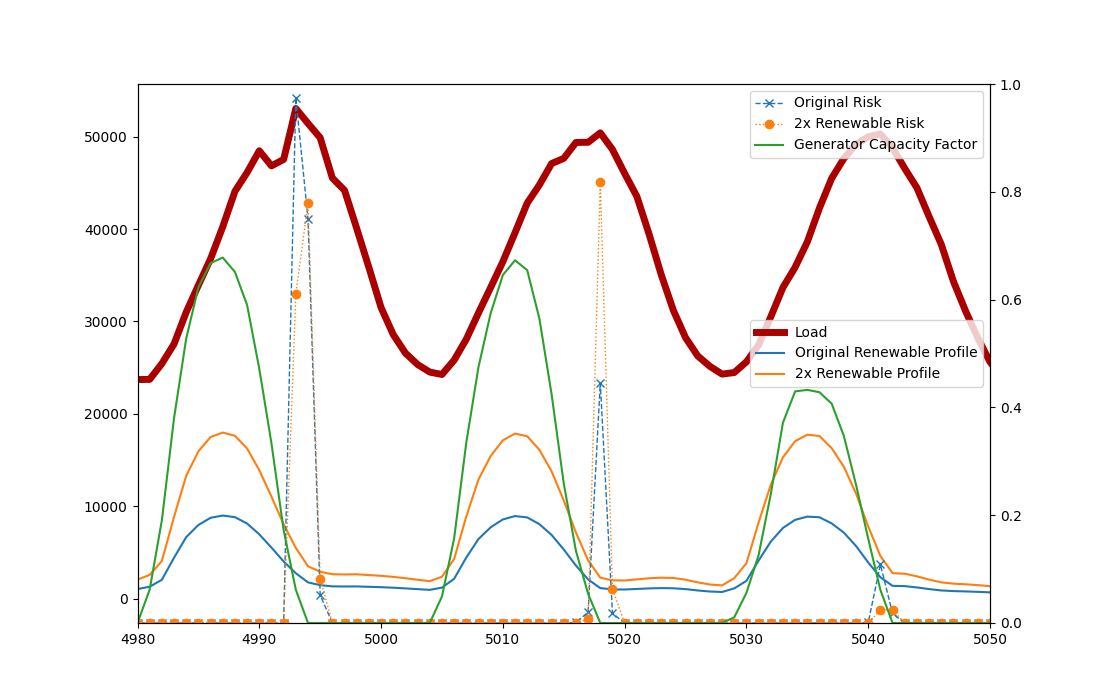

Write Python code to recreate this figure.
import numpy as np 
import pandas as pd
import matplotlib.pyplot as plt 
from netCDF4 import Dataset 
from elcc_impl import get_hourly_load, get_total_interchange

region = 'California'
year = 2016

risk_1x = np.loadtxt('1x_renewables_hourly_risk.csv')
risk_2x = np.loadtxt('2x_renewables_hourly_risk.csv')
risk_diff = risk_2x - risk_1x

# load

# get correct regions
TEPPC_regions = pd.read_csv('../demand/_regions.csv').fillna('nan')

regions = TEPPC_regions[region].values.flatten().astype(str)
regions = np.unique(regions[regions != 'nan'])

load = get_hourly_load(year,regions) + get_total_interchange(year,regions,'../total_interchange/')

# renewable profile

renewables_1x = np.load('1x_fleet_renewable_profile.npy',allow_pickle=True)
renewables_2x = np.load('2x_fleet_renewable_profile.npy',allow_pickle=True)

# generation

lat = 36
lon = -113.125
lats = np.array(Dataset('../wecc_powGen/2016_solar_generation_cf.nc').variables['lat'][:])
lons = np.array(Dataset('../wecc_powGen/2016_solar_generation_cf.nc').variables['lon'][:])
cf = np.array(Dataset('../wecc_powGen/2016_solar_generation_cf.nc').variables['cf'][:])
cf = cf[np.argwhere(lats==lat)[0],np.argwhere(lons==lon)[0],:].flatten()

# plot

start = 4980
end = 5050

fig = plt.figure(figsize=(11,7))

ax = fig.add_subplot(111)

ax.plot(load,c='#aa0000',lw=5)
ax.plot(renewables_1x)
ax.plot(renewables_2x)
ax2 = ax.twinx()
ax2.plot(risk_1x,marker='x',ls='--',lw=1)
ax2.plot(risk_2x,marker='o',ls=':',lw=1)
ax2.plot(cf)


ax.set_xlim([start,end])
ax2.set_ylim([0,1])

ax.legend(['Load','Original Renewable Profile','2x Renewable Profile'])
ax2.legend(['Original Risk','2x Renewable Risk','Generator Capacity Factor'])


plt.savefig('risk_profile')

# print

#get hours
hours_1x = np.flip(np.argsort(risk_1x))
hours_2x = np.flip(np.argsort(risk_2x))
hours_diff = np.flip(np.argsort(np.abs(risk_diff)))

#get risks
risk_1x = np.flip(np.sort(risk_1x))
risk_2x = np.flip(np.sort(risk_2x))
risk_diff = risk_diff[hours_diff]

print('ORIGINAL SYSTEM')
print('Hours:',hours_1x[:15])
print('Risk:',risk_1x[:15])

print('2X RENEWABLES SYSTEM')
print('Hours:',hours_2x[:15])
print('Risk:',risk_2x[:15])

print('DIFFERENCES')
print('Hours:',hours_diff[:15])
print('Difference:',risk_diff[:15])
#print([risk for risk in risk_diff if risk != 0])




